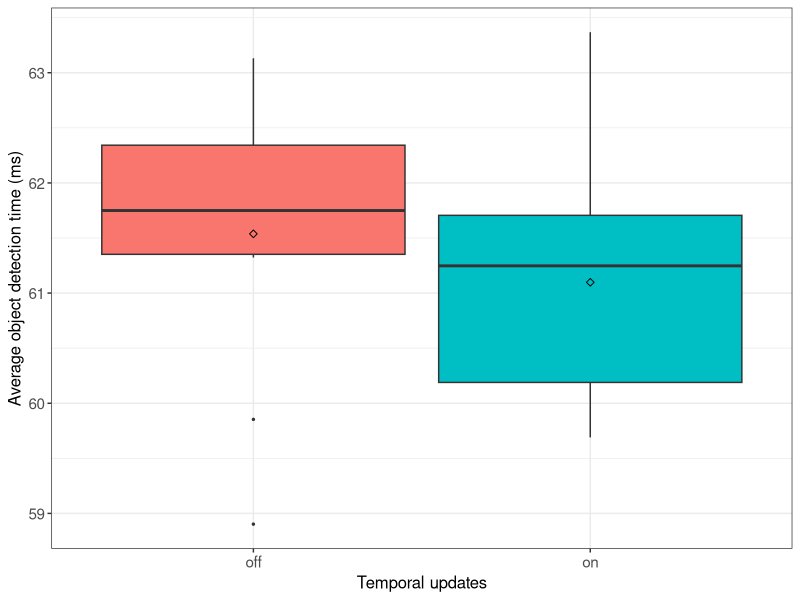
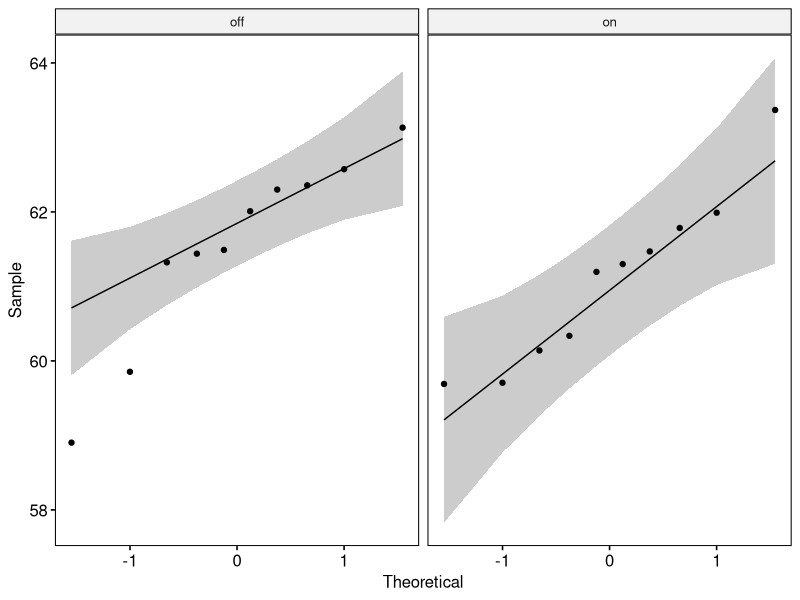

Write R code to recreate these figures, in order.
## ---- chunk 1
if (!require('tidyverse')) install.packages('tidyverse', dependencies = TRUE); library('tidyverse')
if (!require('ggpubr')) install.packages('ggpubr', dependencies = TRUE); library('ggpubr')
if (!require('rstatix')) install.packages('rstatix', dependencies = TRUE); library('rstatix')
if (!require('ggplot2')) install.packages('ggplot2', dependencies = TRUE); library('ggplot2')
## ---- chunk 2
data <- read.csv(file = '../../raw_data/test_temporal_updates/run_table.csv')
data <- subset(data, select = c(X__run_id, temporal_updates, avg_detection_time_ms))
data$temporal_updates <- as.factor(data$temporal_updates)
data$avg_detection_time_ms <- as.numeric(data$avg_detection_time_ms)
## ---- chunk 3
data %>%
  group_by(temporal_updates) %>%
  get_summary_stats(avg_detection_time_ms, type = "mean_sd")
## ---- chunk 4
ggplot(data, aes(x = temporal_updates, y = avg_detection_time_ms, fill = temporal_updates)) +
  theme_bw() + 
  geom_boxplot(width = 0.9, outlier.size = 0.5) + 
  stat_summary(fun = mean, color = 'black', geom = 'point', shape = 5, size = 1.5) +
  labs(x = "Temporal updates", y = "Average object detection time (ms)") +
  theme(legend.position = 'none') +
  theme(
    axis.title.x = element_text(size = 12, family = 'sans'),
    axis.title.y = element_text(size = 12, family = 'sans'),
    axis.text.x = element_text(size = 11, family = 'sans'),
    axis.text.y = element_text(size = 11, family = 'sans')
  )
## ---- chunk 5
data %>% 
  group_by(temporal_updates) %>%
  identify_outliers(avg_detection_time_ms)
## ---- chunk 6
ggqqplot(data, x = "avg_detection_time_ms", facet.by = "temporal_updates")
## ---- chunk 7
data %>%
  group_by(temporal_updates) %>%
  shapiro_test(avg_detection_time_ms)
## ---- chunk 8
data %>%
  t_test(avg_detection_time_ms ~ temporal_updates) %>%
  add_significance()
